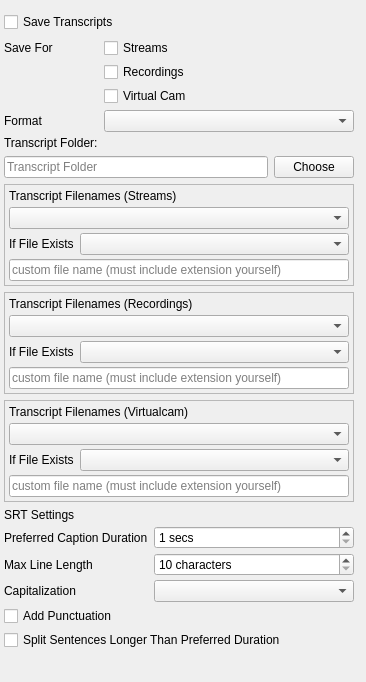
     <widget class="QWidget" name="tab_2">
      <attribute name="title">
       <string>Transcripts</string>
      </attribute>
      <layout class="QVBoxLayout">
       <property name="leftMargin">
        <number>4</number>
       </property>
       <property name="topMargin">
        <number>12</number>
       </property>
       <property name="rightMargin">
        <number>12</number>
       </property>
       <property name="bottomMargin">
        <number>4</number>
       </property>
       <item>
        <widget class="QCheckBox" name="saveTranscriptsCheckBox">
         <property name="text">
          <string>Save Transcripts</string>
         </property>
        </widget>
       </item>
       <item>
        <widget class="QWidget" name="transcripWidget1" native="true">
         <property name="sizePolicy">
          <sizepolicy hsizetype="Preferred" vsizetype="Fixed">
           <horstretch>0</horstretch>
           <verstretch>0</verstretch>
          </sizepolicy>
         </property>
         <layout class="QFormLayout" name="formLayout_3">
          <property name="labelAlignment">
           <set>Qt::AlignLeading|Qt::AlignLeft|Qt::AlignVCenter</set>
          </property>
          <property name="formAlignment">
           <set>Qt::AlignLeading|Qt::AlignLeft|Qt::AlignTop</set>
          </property>
          <property name="verticalSpacing">
           <number>4</number>
          </property>
          <property name="leftMargin">
           <number>0</number>
          </property>
          <property name="topMargin">
           <number>0</number>
          </property>
          <property name="rightMargin">
           <number>0</number>
          </property>
          <property name="bottomMargin">
           <number>0</number>
          </property>
          <item row="0" column="0">
           <widget class="QLabel" name="label_9">
            <property name="text">
             <string>Save For</string>
            </property>
           </widget>
          </item>
          <item row="3" column="0">
           <widget class="QLabel" name="label_17">
            <property name="text">
             <string>Format</string>
            </property>
           </widget>
          </item>
          <item row="3" column="1">
           <widget class="QComboBox" name="transcriptFormatComboBox">
            <property name="minimumSize">
             <size>
              <width>250</width>
              <height>0</height>
             </size>
            </property>
           </widget>
          </item>
          <item row="4" column="0">
           <widget class="QLabel" name="label_10">
            <property name="text">
             <string>Transcript Folder:</string>
            </property>
           </widget>
          </item>
          <item row="0" column="1">
           <widget class="QCheckBox" name="transcriptsEnabledStreamCheckBox">
            <property name="text">
             <string>Streams</string>
            </property>
           </widget>
          </item>
          <item row="1" column="1">
           <widget class="QCheckBox" name="transcriptsEnabledRecordingCheckBox">
            <property name="text">
             <string>Recordings</string>
            </property>
           </widget>
          </item>
          <item row="2" column="1">
           <widget class="QCheckBox" name="transcriptsEnabledVirtualcamCheckBox">
            <property name="text">
             <string>Virtual Cam</string>
            </property>
           </widget>
          </item>
         </layout>
        </widget>
       </item>
       <item>
        <widget class="QWidget" name="transcripWidget2" native="true">
         <layout class="QHBoxLayout" name="horizontalLayout_3">
          <property name="leftMargin">
           <number>0</number>
          </property>
          <property name="topMargin">
           <number>0</number>
          </property>
          <property name="rightMargin">
           <number>0</number>
          </property>
          <property name="bottomMargin">
           <number>0</number>
          </property>
          <item>
           <widget class="QLineEdit" name="transcriptFolderPathLineEdit">
            <property name="placeholderText">
             <string>Transcript Folder</string>
            </property>
           </widget>
          </item>
          <item>
           <widget class="QPushButton" name="transcriptFolderPickerPushButton">
            <property name="text">
             <string>Choose</string>
            </property>
           </widget>
          </item>
         </layout>
        </widget>
       </item>
       <item>
        <widget class="QFrame" name="transcripWidget3">
         <property name="sizePolicy">
          <sizepolicy hsizetype="Preferred" vsizetype="Fixed">
           <horstretch>0</horstretch>
           <verstretch>0</verstretch>
          </sizepolicy>
         </property>
         <property name="frameShape">
          <enum>QFrame::StyledPanel</enum>
         </property>
         <layout class="QVBoxLayout" name="verticalLayout_6">
          <property name="spacing">
           <number>4</number>
          </property>
          <property name="leftMargin">
           <number>4</number>
          </property>
          <property name="topMargin">
           <number>4</number>
          </property>
          <property name="rightMargin">
           <number>4</number>
          </property>
          <property name="bottomMargin">
           <number>4</number>
          </property>
          <item>
           <widget class="QLabel" name="label_7">
            <property name="text">
             <string>Transcript Filenames (Streams)</string>
            </property>
           </widget>
          </item>
          <item>
           <widget class="QComboBox" name="streamingTranscriptFilenameComboBox">
            <property name="minimumSize">
             <size>
              <width>250</width>
              <height>0</height>
             </size>
            </property>
           </widget>
          </item>
          <item>
           <widget class="QWidget" name="streamingTranscriptCustomNameWidget" native="true">
            <layout class="QHBoxLayout" name="horizontalLayout_7">
             <property name="leftMargin">
              <number>0</number>
             </property>
             <property name="topMargin">
              <number>0</number>
             </property>
             <property name="rightMargin">
              <number>0</number>
             </property>
             <property name="bottomMargin">
              <number>0</number>
             </property>
             <item>
              <widget class="QLabel" name="label_8">
               <property name="sizePolicy">
                <sizepolicy hsizetype="Fixed" vsizetype="Preferred">
                 <horstretch>0</horstretch>
                 <verstretch>0</verstretch>
                </sizepolicy>
               </property>
               <property name="text">
                <string>If File Exists</string>
               </property>
              </widget>
             </item>
             <item>
              <widget class="QComboBox" name="streamingTranscriptCustomNameExistsCombobox"/>
             </item>
            </layout>
           </widget>
          </item>
          <item>
           <widget class="QLineEdit" name="streamingTranscriptCustomNameOverwriteLineEdit">
            <property name="placeholderText">
             <string>custom file name (must include extension yourself)</string>
            </property>
           </widget>
          </item>
         </layout>
        </widget>
       </item>
       <item>
        <widget class="QFrame" name="transcripWidget4">
         <property name="sizePolicy">
          <sizepolicy hsizetype="Preferred" vsizetype="Fixed">
           <horstretch>0</horstretch>
           <verstretch>0</verstretch>
          </sizepolicy>
         </property>
         <property name="frameShape">
          <enum>QFrame::StyledPanel</enum>
         </property>
         <layout class="QVBoxLayout" name="verticalLayout_5">
          <property name="spacing">
           <number>4</number>
          </property>
          <property name="leftMargin">
           <number>4</number>
          </property>
          <property name="topMargin">
           <number>4</number>
          </property>
          <property name="rightMargin">
           <number>4</number>
          </property>
          <property name="bottomMargin">
           <number>4</number>
          </property>
          <item>
           <widget class="QLabel" name="label_3">
            <property name="text">
             <string>Transcript Filenames (Recordings)</string>
            </property>
           </widget>
          </item>
          <item>
           <widget class="QComboBox" name="recordingTranscriptFilenameComboBox">
            <property name="minimumSize">
             <size>
              <width>250</width>
              <height>0</height>
             </size>
            </property>
           </widget>
          </item>
          <item>
           <widget class="QWidget" name="recordingTranscriptCustomNameWidget" native="true">
            <layout class="QHBoxLayout" name="horizontalLayout_6">
             <property name="leftMargin">
              <number>0</number>
             </property>
             <property name="topMargin">
              <number>0</number>
             </property>
             <property name="rightMargin">
              <number>0</number>
             </property>
             <property name="bottomMargin">
              <number>0</number>
             </property>
             <item>
              <widget class="QLabel" name="label_2">
               <property name="sizePolicy">
                <sizepolicy hsizetype="Fixed" vsizetype="Preferred">
                 <horstretch>0</horstretch>
                 <verstretch>0</verstretch>
                </sizepolicy>
               </property>
               <property name="text">
                <string>If File Exists</string>
               </property>
              </widget>
             </item>
             <item>
              <widget class="QComboBox" name="recordingTranscriptCustomNameExistsCombobox"/>
             </item>
            </layout>
           </widget>
          </item>
          <item>
           <widget class="QLineEdit" name="recordingTranscriptCustomNameOverwriteLineEdit">
            <property name="placeholderText">
             <string>custom file name (must include extension yourself)</string>
            </property>
           </widget>
          </item>
         </layout>
        </widget>
       </item>
       <item>
        <widget class="QFrame" name="transcripWidget5">
         <property name="sizePolicy">
          <sizepolicy hsizetype="Preferred" vsizetype="Fixed">
           <horstretch>0</horstretch>
           <verstretch>0</verstretch>
          </sizepolicy>
         </property>
         <property name="frameShape">
          <enum>QFrame::StyledPanel</enum>
         </property>
         <layout class="QVBoxLayout" name="verticalLayout_8">
          <property name="spacing">
           <number>4</number>
          </property>
          <property name="leftMargin">
           <number>4</number>
          </property>
          <property name="topMargin">
           <number>4</number>
          </property>
          <property name="rightMargin">
           <number>4</number>
          </property>
          <property name="bottomMargin">
           <number>4</number>
          </property>
          <item>
           <widget class="QLabel" name="label_14">
            <property name="text">
             <string>Transcript Filenames (Virtualcam)</string>
            </property>
           </widget>
          </item>
          <item>
           <widget class="QComboBox" name="virtualcamTranscriptFilenameComboBox">
            <property name="minimumSize">
             <size>
              <width>250</width>
              <height>0</height>
             </size>
            </property>
           </widget>
          </item>
          <item>
           <widget class="QWidget" name="virtualcamTranscriptCustomNameWidget" native="true">
            <layout class="QHBoxLayout" name="horizontalLayout_8">
             <property name="leftMargin">
              <number>0</number>
             </property>
             <property name="topMargin">
              <number>0</number>
             </property>
             <property name="rightMargin">
              <number>0</number>
             </property>
             <property name="bottomMargin">
              <number>0</number>
             </property>
             <item>
              <widget class="QLabel" name="label_21">
               <property name="sizePolicy">
                <sizepolicy hsizetype="Fixed" vsizetype="Preferred">
                 <horstretch>0</horstretch>
                 <verstretch>0</verstretch>
                </sizepolicy>
               </property>
               <property name="text">
                <string>If File Exists</string>
               </property>
              </widget>
             </item>
             <item>
              <widget class="QComboBox" name="virtualcamTranscriptCustomNameExistsCombobox"/>
             </item>
            </layout>
           </widget>
          </item>
          <item>
           <widget class="QLineEdit" name="virtualcamTranscriptCustomNameOverwriteLineEdit">
            <property name="placeholderText">
             <string>custom file name (must include extension yourself)</string>
            </property>
           </widget>
          </item>
         </layout>
        </widget>
       </item>
       <item>
        <widget class="QWidget" name="transcriptSrtSettingsWidget" native="true">
         <layout class="QFormLayout" name="formLayout_4">
          <property name="labelAlignment">
           <set>Qt::AlignLeading|Qt::AlignLeft|Qt::AlignVCenter</set>
          </property>
          <property name="verticalSpacing">
           <number>4</number>
          </property>
          <property name="leftMargin">
           <number>0</number>
          </property>
          <property name="topMargin">
           <number>0</number>
          </property>
          <property name="rightMargin">
           <number>0</number>
          </property>
          <property name="bottomMargin">
           <number>0</number>
          </property>
          <item row="0" column="0">
           <widget class="QLabel" name="label_18">
            <property name="text">
             <string>SRT Settings</string>
            </property>
           </widget>
          </item>
          <item row="1" column="0">
           <widget class="QLabel" name="label_19">
            <property name="text">
             <string>Preferred Caption Duration</string>
            </property>
           </widget>
          </item>
          <item row="1" column="1">
           <widget class="QSpinBox" name="srtDurationSpinBox">
            <property name="specialValueText">
             <string/>
            </property>
            <property name="suffix">
             <string> secs</string>
            </property>
            <property name="minimum">
             <number>1</number>
            </property>
            <property name="maximum">
             <number>999</number>
            </property>
           </widget>
          </item>
          <item row="2" column="0">
           <widget class="QLabel" name="label_20">
            <property name="text">
             <string>Max Line Length</string>
            </property>
           </widget>
          </item>
          <item row="2" column="1">
           <widget class="QSpinBox" name="srtLineLengthSpinBox">
            <property name="suffix">
             <string> characters</string>
            </property>
            <property name="minimum">
             <number>10</number>
            </property>
            <property name="maximum">
             <number>9999999</number>
            </property>
           </widget>
          </item>
          <item row="3" column="0">
           <widget class="QLabel" name="label_11">
            <property name="text">
             <string>Capitalization</string>
            </property>
           </widget>
          </item>
          <item row="3" column="1">
           <widget class="QComboBox" name="srtCapitalizationComboBox"/>
          </item>
          <item row="5" column="0" colspan="2">
           <widget class="QCheckBox" name="srtSplitSentencesCheckBox">
            <property name="text">
             <string>Split Sentences Longer Than Preferred Duration</string>
            </property>
           </widget>
          </item>
          <item row="6" column="0">
           <widget class="QLabel" name="label_12">
            <property name="text">
             <string/>
            </property>
           </widget>
          </item>
          <item row="4" column="0" colspan="2">
           <widget class="QCheckBox" name="srtAddPunctuationCheckBox">
            <property name="text">
             <string>Add Punctuation </string>
            </property>
           </widget>
          </item>
         </layout>
        </widget>
       </item>
       <item>
        <spacer name="verticalSpacer">
         <property name="orientation">
          <enum>Qt::Vertical</enum>
         </property>
         <property name="sizeHint" stdset="0">
          <size>
           <width>9</width>
           <height>10</height>
          </size>
         </property>
        </spacer>
       </item>
      </layout>
     </widget>
